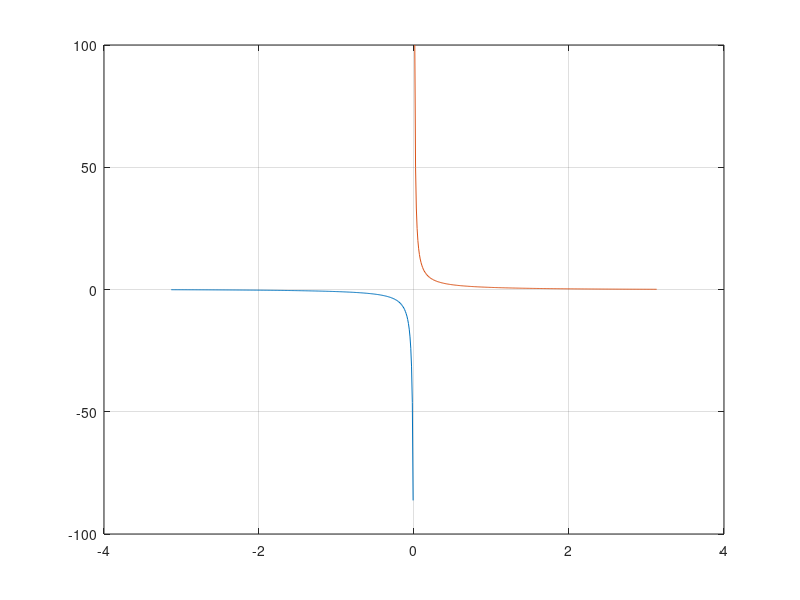

This figure's MATLAB source:
% Regression test function (black blox) for FreeMat v4.0
% This function is autogenerated by helpgen.
function bbtest_success = bbtest_csch
  bbtest_success = 1;
NumErrors = 0;
try
  x1 = -pi+.01:.01:-.01;

catch
  NumErrors = NumErrors + 1;
end
try
  x2 = .01:.01:pi-.01;

catch
  NumErrors = NumErrors + 1;
end
try
  plot(x1,csch(x1),x2,csch(x2)); grid('on');

catch
  NumErrors = NumErrors + 1;
end
try
  mprint('cschplot');

catch
  NumErrors = NumErrors + 1;
end
if (NumErrors ~= 0) bbtest_success = 0; return; end
